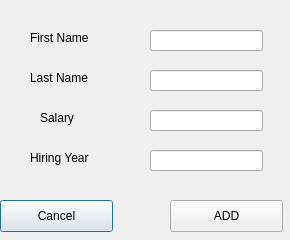
<?xml version="1.0" encoding="UTF-8"?>
<ui version="4.0">
 <class>addRecordForm</class>
 <widget class="QDialog" name="addRecordForm">
  <property name="geometry">
   <rect>
    <x>0</x>
    <y>0</y>
    <width>290</width>
    <height>240</height>
   </rect>
  </property>
  <property name="windowTitle">
   <string>Dialog</string>
  </property>
  <widget class="QLineEdit" name="lineEditFirst">
   <property name="geometry">
    <rect>
     <x>150</x>
     <y>30</y>
     <width>113</width>
     <height>21</height>
    </rect>
   </property>
  </widget>
  <widget class="QLineEdit" name="lineEditLast">
   <property name="geometry">
    <rect>
     <x>150</x>
     <y>70</y>
     <width>113</width>
     <height>21</height>
    </rect>
   </property>
  </widget>
  <widget class="QPushButton" name="pushButtonCancel">
   <property name="geometry">
    <rect>
     <x>0</x>
     <y>200</y>
     <width>113</width>
     <height>32</height>
    </rect>
   </property>
   <property name="text">
    <string>Cancel</string>
   </property>
  </widget>
  <widget class="QPushButton" name="pushButtonAdd">
   <property name="geometry">
    <rect>
     <x>170</x>
     <y>200</y>
     <width>113</width>
     <height>32</height>
    </rect>
   </property>
   <property name="text">
    <string>ADD</string>
   </property>
  </widget>
  <widget class="QLineEdit" name="lineEditSalary">
   <property name="geometry">
    <rect>
     <x>150</x>
     <y>110</y>
     <width>113</width>
     <height>21</height>
    </rect>
   </property>
  </widget>
  <widget class="QLineEdit" name="lineEditHire">
   <property name="geometry">
    <rect>
     <x>150</x>
     <y>150</y>
     <width>113</width>
     <height>21</height>
    </rect>
   </property>
  </widget>
  <widget class="QLabel" name="salaryLabel">
   <property name="geometry">
    <rect>
     <x>40</x>
     <y>110</y>
     <width>59</width>
     <height>16</height>
    </rect>
   </property>
   <property name="text">
    <string>Salary</string>
   </property>
  </widget>
  <widget class="QLabel" name="firstLabel">
   <property name="geometry">
    <rect>
     <x>30</x>
     <y>30</y>
     <width>91</width>
     <height>16</height>
    </rect>
   </property>
   <property name="text">
    <string>First Name</string>
   </property>
  </widget>
  <widget class="QLabel" name="hireLabel">
   <property name="geometry">
    <rect>
     <x>30</x>
     <y>150</y>
     <width>81</width>
     <height>16</height>
    </rect>
   </property>
   <property name="text">
    <string>Hiring Year</string>
   </property>
  </widget>
  <widget class="QLabel" name="lastLabel">
   <property name="geometry">
    <rect>
     <x>30</x>
     <y>70</y>
     <width>81</width>
     <height>16</height>
    </rect>
   </property>
   <property name="text">
    <string>Last Name</string>
   </property>
  </widget>
 </widget>
 <resources/>
 <connections/>
</ui>
